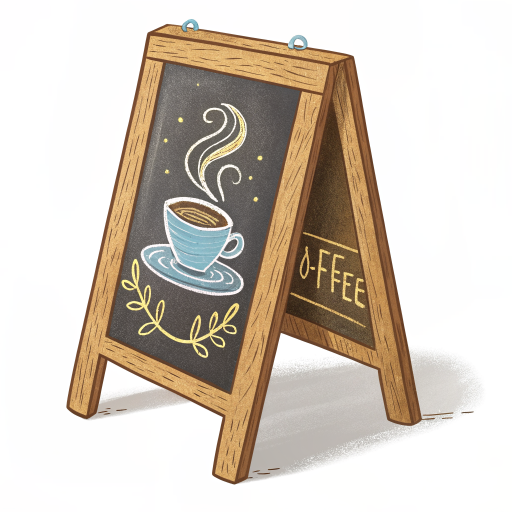
#> input picture assets/raw/l-aframe.png, 1024 x 1024 px (shown at 1/2 size)
$ python -i process-images.py   (imports and definitions only)
#> lines starting #> are read from the running program, lines starting #| are printed output that depends on the picture; after the words box and inside, x2 and y2 are one past the last pixel; in counts of white or black regions, pixels touching at a corner belong together
# Cut generated stickers out of their plain backgrounds and compose the two empty backdrops.
# Usage: python3 scripts/process-images.py   (reads assets/raw, writes public/stickers)
import json
from pathlib import Path

import numpy as np
from PIL import Image, ImageDraw, ImageFilter
from scipy import ndimage

RAW = Path("assets/raw")
OUT = Path("public/stickers")
# [1 line not run here, left out]
# [1 line that did not run here, left out]


def cutout(src: Path, dst: Path, max_side=900, crop_above_widest=False):
#> called with src = '../assets/raw/l-aframe.png', dst = 'out.png', max_side = 900, crop_above_widest = False
    rgb = np.asarray(Image.open(src).convert("RGB")).astype(int)
    h, w, _ = rgb.shape
#> h = 1024; w = 1024
    corners = np.array([rgb[2, 2], rgb[2, w - 3], rgb[h - 3, 2], rgb[h - 3, w - 3]])
#> corners = [[255, 254, 255], [255, 255, 254], [255, 254, 254], [255, 255, 254]]
    bg = np.median(corners, axis=0)
#> bg = [255, 254.5, 254]
    near_bg = np.abs(rgb - bg).sum(axis=2) < 60
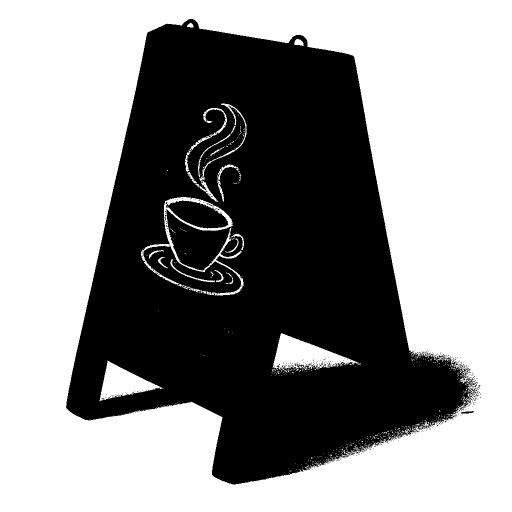
#> near_bg: shape (1024, 1024) bool (shown at 1/2 size); 56.8% white; 332 black regions (329 under 20 px), largest, box (x1, y1, x2, y2) and area: (132, 38, 955, 969) 447877, (331, 401, 457, 457) 4206, (922, 822, 948, 827) 82
    # background = near-bg pixels connected to the image border
    labels, _ = ndimage.label(near_bg)
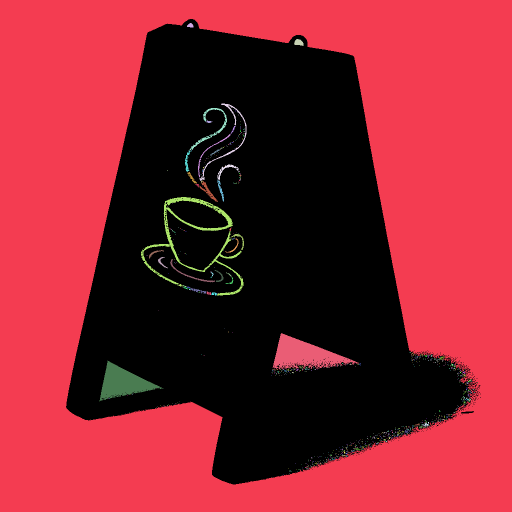
#> labels: shape (1024, 1024) int32 (shown at 1/2 size); 955 distinct labels, from 0 to 954; one colour per label, 0 black
    border = set(np.unique(np.concatenate([labels[0], labels[-1], labels[:, 0], labels[:, -1]]))) - {0}
#> border = 1 item
    background = np.isin(labels, list(border))
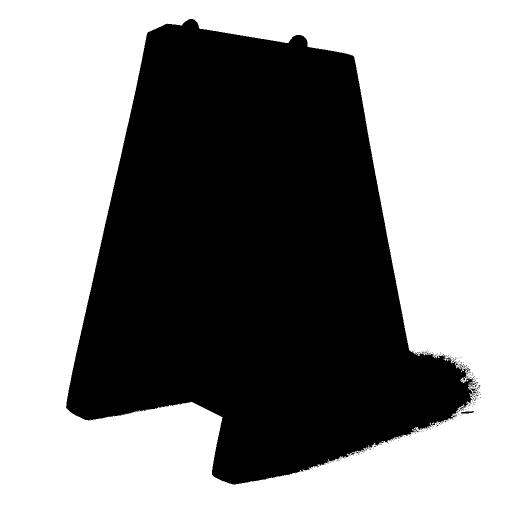
#> background: shape (1024, 1024) bool (shown at 1/2 size); 54.8% white; 199 black regions (197 under 20 px), largest, box (x1, y1, x2, y2) and area: (132, 38, 955, 969) 473611, (922, 822, 948, 827) 82
    obj = ~background
    # drop small loose pieces (decorative sprigs) but keep big siblings like a pair of chairs
    olabels, n = ndimage.label(obj)
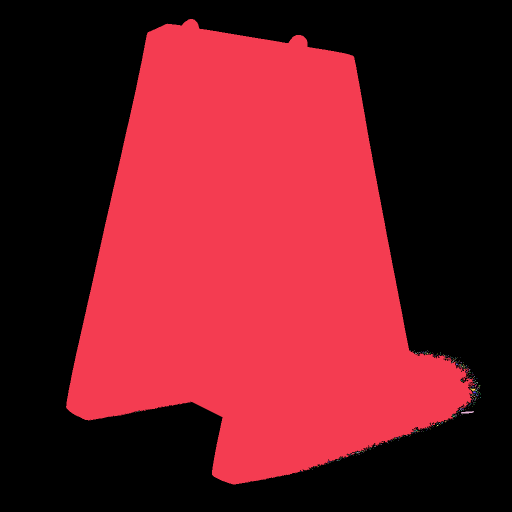
#> olabels: shape (1024, 1024) int32 (shown at 1/2 size); 352 distinct labels, from 0 to 351; one colour per label, 0 black
#> n = 351
    if n > 1:
        sizes = ndimage.sum(obj, olabels, range(1, n + 1))
#> sizes = 351 values, max 473285 at index 0, min 1 at index 1, mean 1350.7
        keep = [i + 1 for i, sz in enumerate(sizes) if sz >= 0.25 * sizes.max()]
#> keep = [1]
        obj = np.isin(olabels, keep)
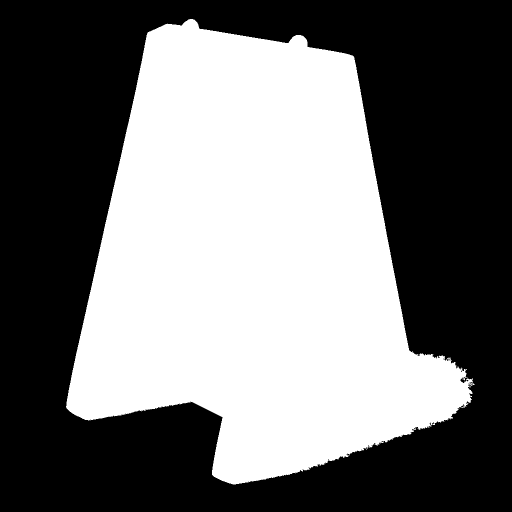
#> obj: shape (1024, 1024) bool (shown at 1/2 size); 45.1% white; 1 white region, box (x1, y1, x2, y2) and area: (132, 38, 950, 969) 473285
    obj = ndimage.binary_fill_holes(obj)
    if crop_above_widest:
        # props baked onto a countertop are narrow; the countertop is the first near-full-width row
        cols = np.where(obj.any(axis=0))[0]
        span = cols[-1] - cols[0]
        top = int(np.argmax(obj.sum(axis=1) > 0.85 * span))
        obj[:top] = False
    alpha = Image.fromarray((obj * 255).astype("uint8")).filter(ImageFilter.GaussianBlur(1.2))
    im = Image.open(src).convert("RGBA")
    im.putalpha(alpha)
    im = im.crop(im.getbbox())
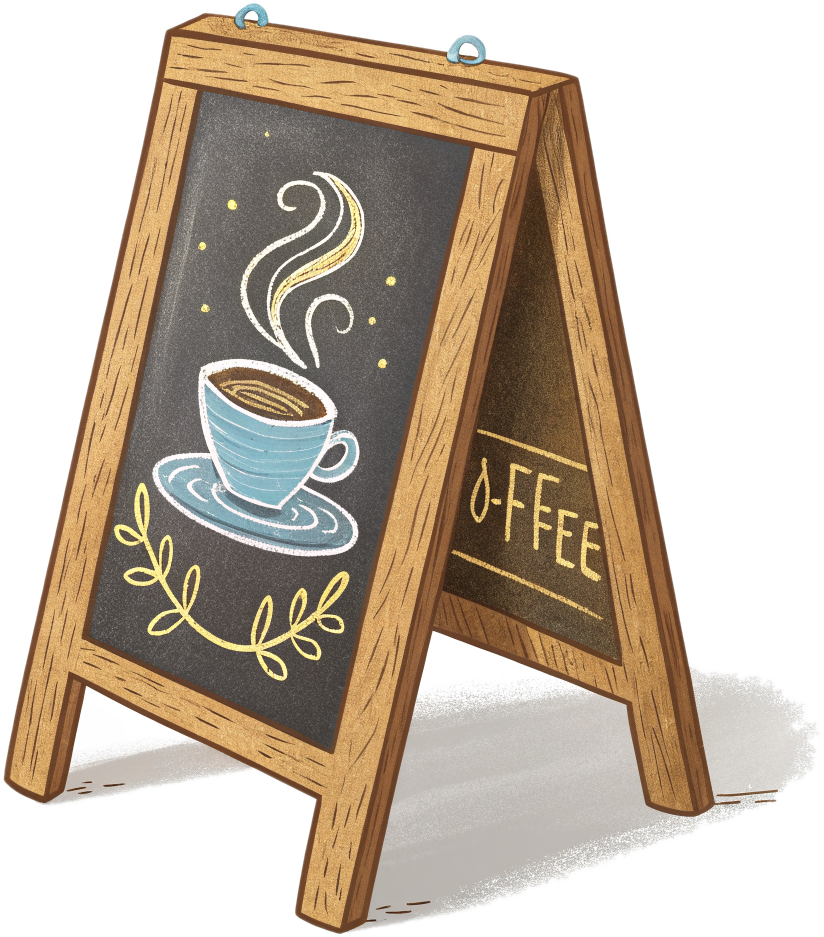
#> im: PIL image 824x937 RGBA; mean R, G, B, A 194.4, 181.1, 165.6, 156.3; transparent parts drawn white
    im.thumbnail((max_side, max_side), Image.LANCZOS)
#> im: PIL image 791x900 RGBA
    im.save(dst, "WEBP", quality=86, method=6)


def tile(tex: Image.Image, size, scale):
    tex = tex.resize((int(tex.width * scale), int(tex.height * scale)), Image.LANCZOS)
    out = Image.new("RGB", size)
    for x in range(0, size[0], tex.width):
        for y in range(0, size[1], tex.height):
            out.paste(tex, (x, y))
    return out


def backdrop(wall: str, dst: Path, wainscot: bool):
    W = H = 1000
    floor_y = 790
    img = tile(Image.open(RAW / f"{wall}.png").convert("RGB"), (W, floor_y), 0.32)
    d = ImageDraw.Draw(img)
    if wainscot:
        top = 560
        d.rectangle([0, top, W, floor_y], fill=(92, 58, 38))
        d.rectangle([0, top, W, top + 14], fill=(122, 82, 52))
        for x in range(30, W, 140):
            d.rounded_rectangle([x, top + 40, x + 100, floor_y - 30], 8, outline=(70, 42, 26), width=5)
    canvas = Image.new("RGB", (W, H))
    canvas.paste(img, (0, 0))
    floor = Image.open(RAW / "t-floor.png").convert("RGB").resize((W, H - floor_y), Image.LANCZOS)
    canvas.paste(floor, (0, floor_y))
    d = ImageDraw.Draw(canvas)
    d.rectangle([0, floor_y - 10, W, floor_y + 4], fill=(70, 42, 26))
    canvas.save(dst, "WEBP", quality=84, method=6)


# [7 lines not run here, left out]

>>> result = cutout('../assets/raw/l-aframe.png', 'out.png')

$ run again, on assets/raw/l-board.png
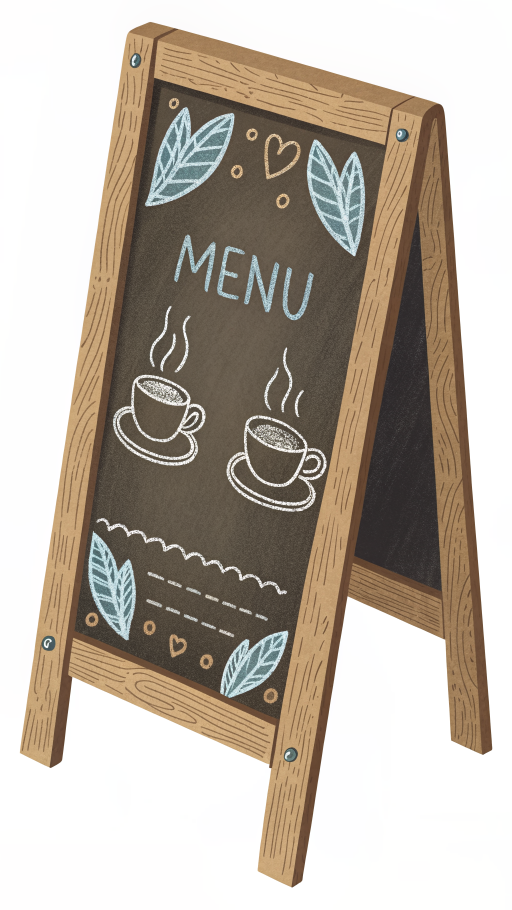
#> input picture assets/raw/l-board.png, 1024 x 1820 px (shown at 1/2 size)
#> corners = [[255, 254, 254], [254, 255, 254], [255, 254, 254], [254, 254, 254]]
#> bg = [254.5, 254, 254]
#> near_bg: shape (1820, 1024) bool; 45.1% white; 2221 white regions (2078 under 20 px), largest, box (x1, y1, x2, y2) and area: (0, 0, 1024, 1820) 827694, (481, 904, 548, 972) 314, (382, 808, 410, 856) 214
#> in cutout, `labels, _ = ndimage.label(near_bg)`:
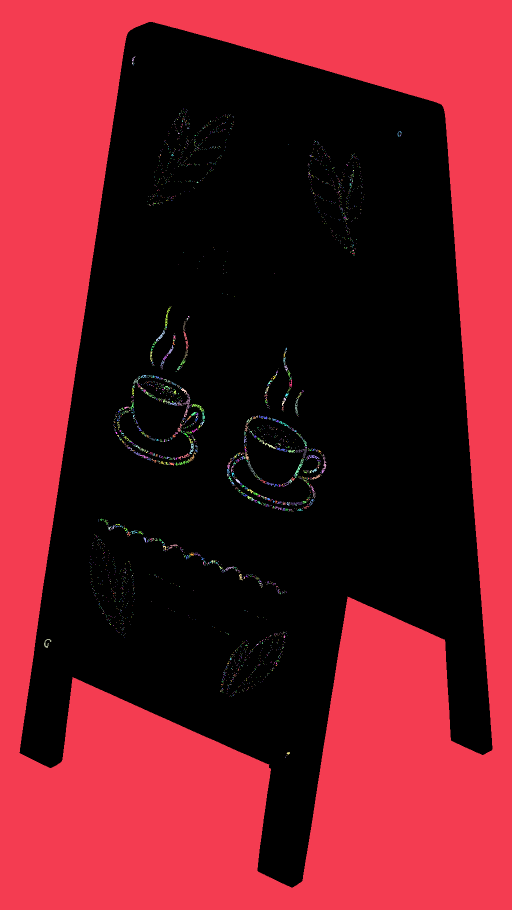
#> labels: shape (1820, 1024) int32 (shown at 1/2 size); 2895 distinct labels, from 0 to 2894; one colour per label, 0 black
#> border = 1 item
#> background: shape (1820, 1024) bool; 44.4% white; 1 white region, box (x1, y1, x2, y2) and area: (0, 0, 1024, 1820) 827694
#> n = 1
#> in cutout, `im.thumbnail((max_side, max_side), Image.LANCZOS)`:
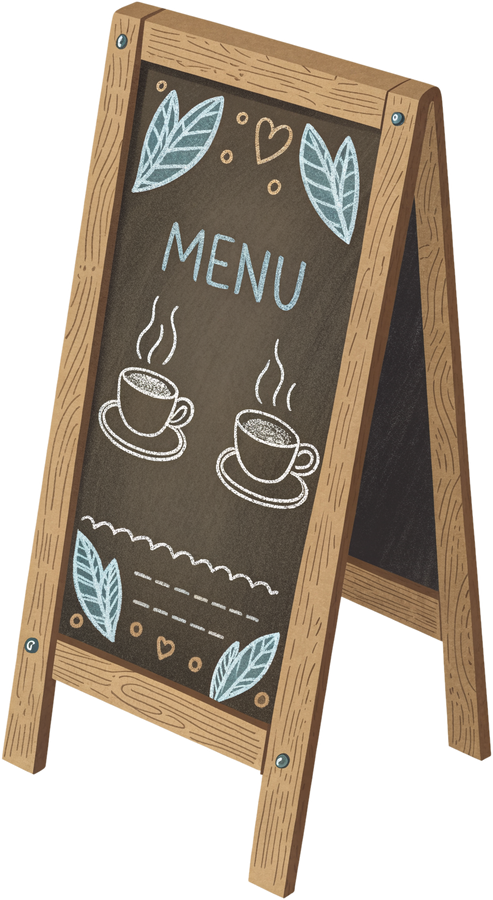
#> im: PIL image 493x900 RGBA; mean R, G, B, A 83.1, 72.1, 59, 159.8; transparent parts drawn white

$ run again, on assets/raw/l-display.png
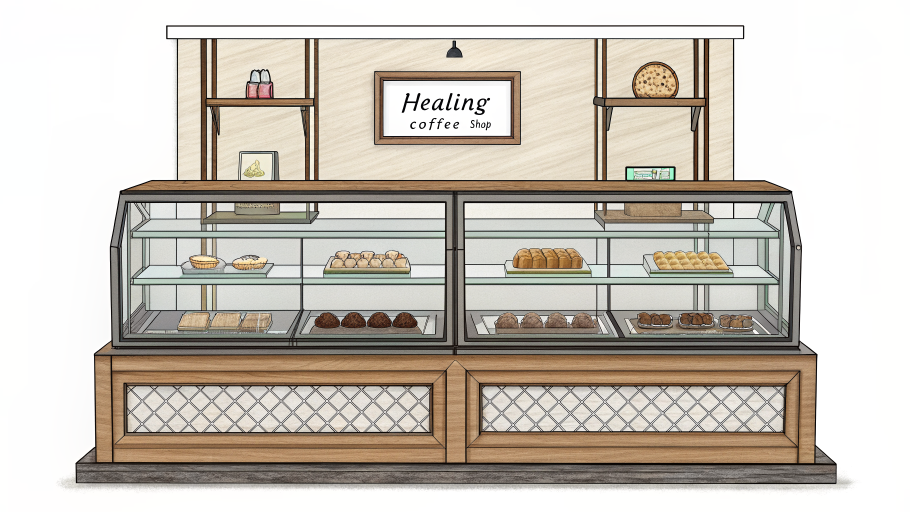
#> input picture assets/raw/l-display.png, 1820 x 1024 px (shown at 1/2 size)
#> corners = [[255, 254, 255], [254, 254, 253], [254, 255, 254], [254, 254, 254]]
#> bg = [254, 254, 254]
#> near_bg: shape (1024, 1820) bool; 38.3% white; 4153 white regions (4104 under 20 px), largest, box (x1, y1, x2, y2) and area: (0, 0, 1820, 1024) 640681, (335, 53, 1486, 76) 25510, (767, 162, 1021, 272) 23815
#> labels: shape (1024, 1820) int32; 6258 distinct labels, from 0 to 6257
#> border = 1 item
#> background: shape (1024, 1820) bool; 34.4% white; 1 white region, box (x1, y1, x2, y2) and area: (0, 0, 1820, 1024) 640509
#> in cutout, `olabels, n = ndimage.label(obj)`:
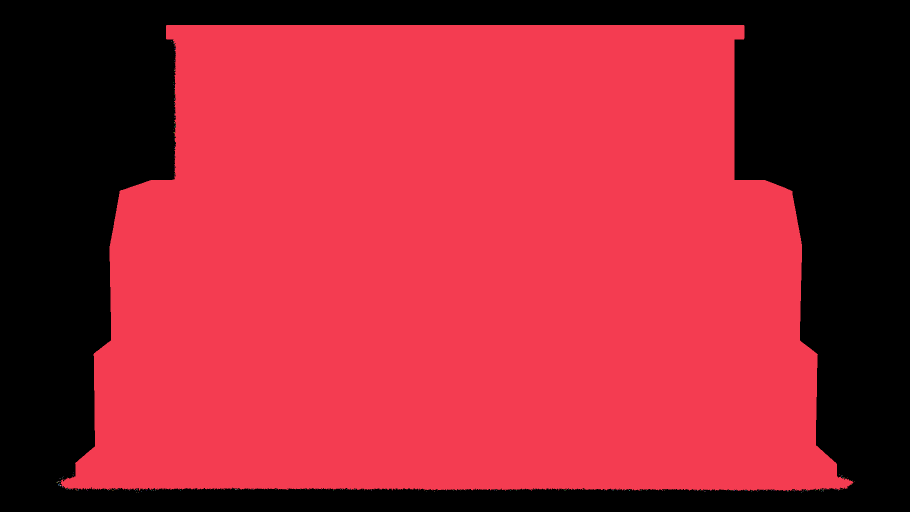
#> olabels: shape (1024, 1820) int32 (shown at 1/2 size); 234 distinct labels, from 0 to 233; one colour per label, 0 black
#> n = 233
#> sizes = 233 values, max 1222898 at index 0, min 1 at index 1, mean 5249.7
#> keep = [1]
#> in cutout, `im.thumbnail((max_side, max_side), Image.LANCZOS)`:
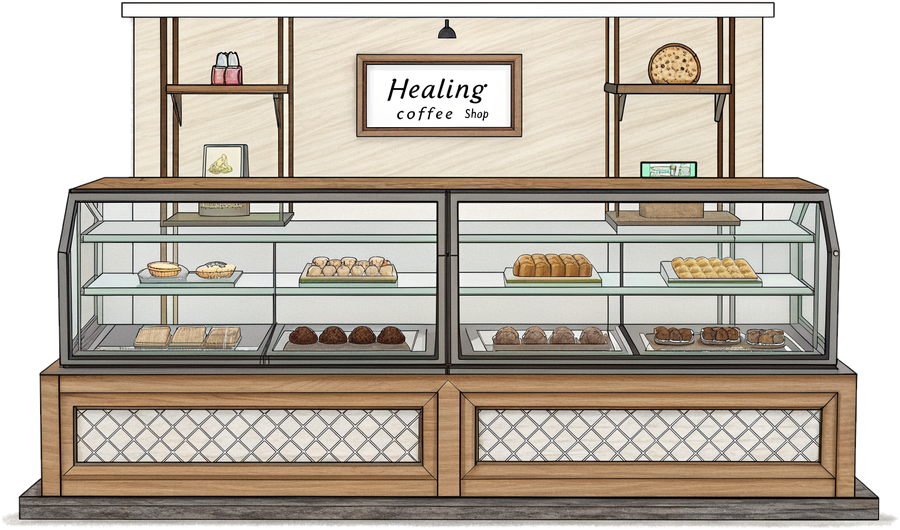
#> im: PIL image 900x530 RGBA; mean R, G, B, A 144.1, 135.3, 123.3, 208.8; transparent parts drawn white

$ run again, on assets/raw/l-machine.png
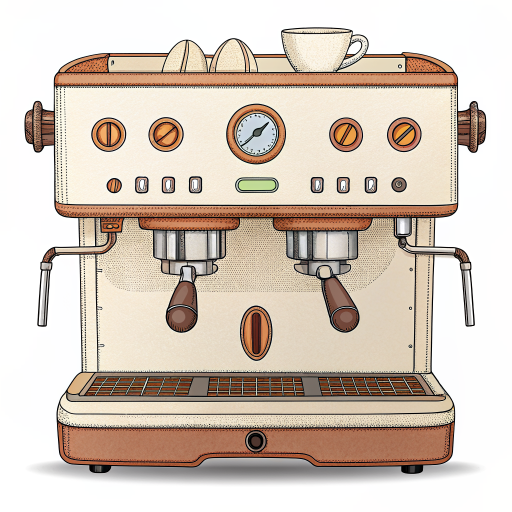
#> input picture assets/raw/l-machine.png, 1024 x 1024 px (shown at 1/2 size)
#> corners = [[255, 255, 254], [255, 255, 254], [255, 255, 255], [255, 255, 254]]
#> bg = [255, 255, 254]
#> near_bg: shape (1024, 1024) bool; 43.3% white; 4556 white regions (4405 under 20 px), largest, box (x1, y1, x2, y2) and area: (0, 0, 1024, 1024) 365762, (110, 173, 589, 409) 55583, (585, 67, 691, 141) 4340
#> labels: shape (1024, 1024) int32; 7548 distinct labels, from 0 to 7547
#> border = 1 item
#> background: shape (1024, 1024) bool; 34.9% white; 1 white region, box (x1, y1, x2, y2) and area: (0, 0, 1024, 1024) 365760
#> in cutout, `olabels, n = ndimage.label(obj)`:
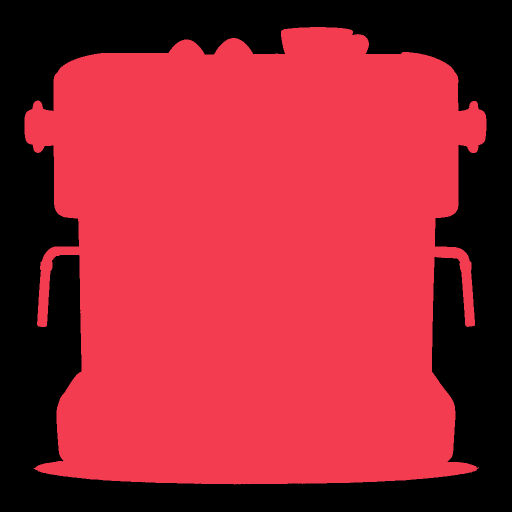
#> olabels: shape (1024, 1024) int32 (shown at 1/2 size); 4 distinct labels, from 0 to 3; one colour per label, 0 black
#> n = 3
#> sizes = [682814, 1, 1]
#> keep = [1]
#> in cutout, `im.thumbnail((max_side, max_side), Image.LANCZOS)`:
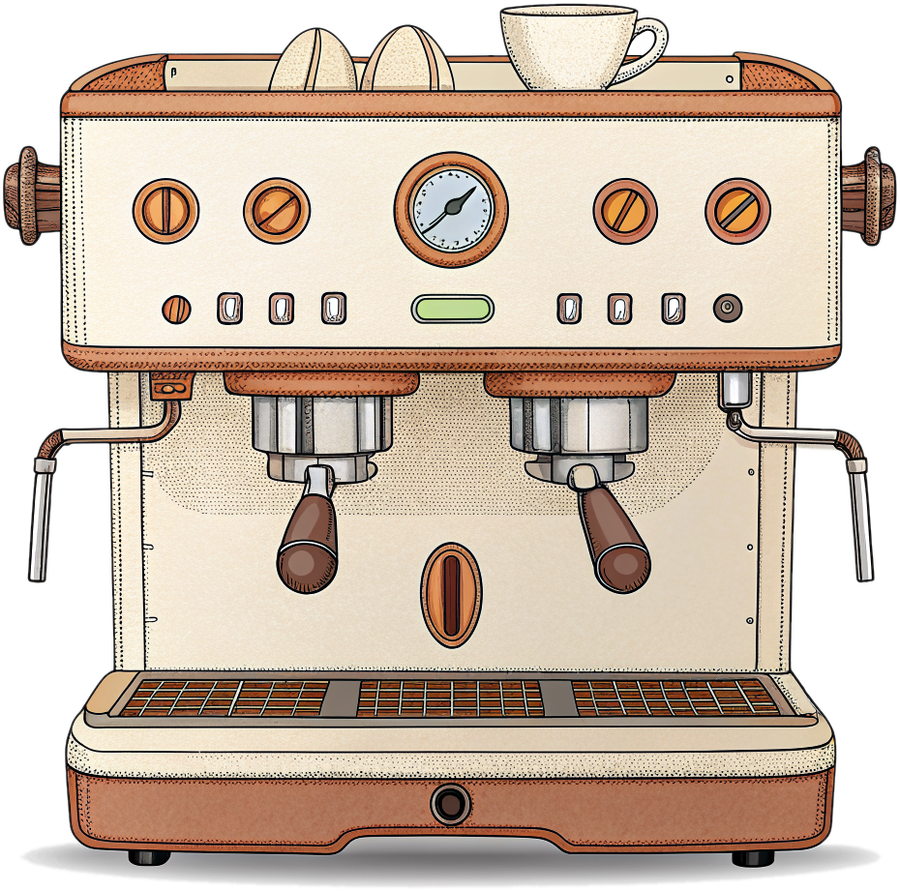
#> im: PIL image 900x891 RGBA; mean R, G, B, A 157.2, 140.6, 125.5, 203.3; transparent parts drawn white
